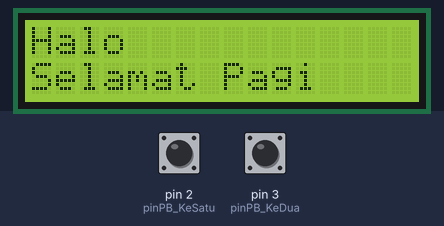
A sketch run on a simulated Arduino Uno, built with avr-gcc and run on an emulated ATmega328P. Parts: 16×2 character LCD. The test bench sets the inputs (shaded band); at power-on: pin 2 (pinPB_KeSatu) HIGH, pin 3 (pinPB_KeDua) HIGH. What the sketch prints to the serial monitor is not drawn.

Above: at 1.2 s.
1.3 s: pin 2 (pinPB_KeSatu) pulled LOW for 0.15 s
At 1.37 s:
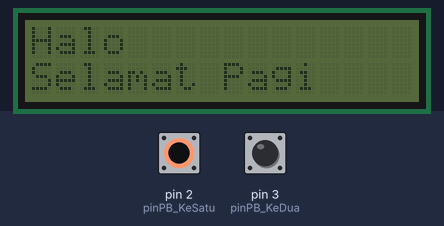
2.9 s: pin 3 (pinPB_KeDua) pulled LOW for 0.15 s
At 3.8 s:
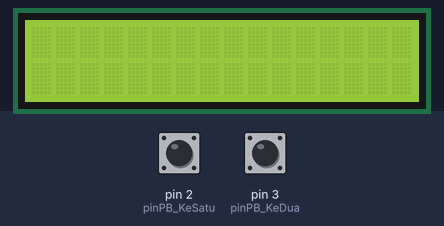
4.5 s: pin 2 (pinPB_KeSatu) pulled LOW for 1 s
At 4.9 s:
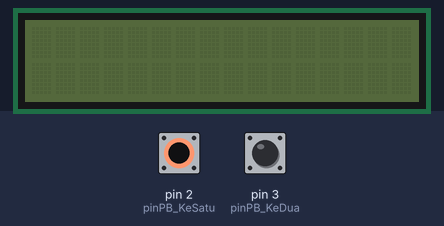
7.0 s: pin 2 (pinPB_KeSatu) pulled LOW for 3.2 s
Timing chart, 0 to 10.0 s (numbered marks = the images above; inputs shaded):
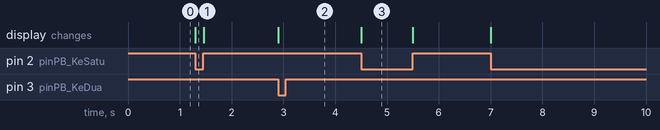

Measured:
- after the input at 1.3 s, the display: changes at once (image 1)
- after the input at 2.9 s, the display: changes at once (image 2)
- after the input at 4.5 s, the display: changes at once (image 3)

The sketch:

manipulasi_lcd16x2.ino
```cpp
#include <LiquidCrystal_I2C.h>
LiquidCrystal_I2C lcd(0x27, 16, 2);

#define pinPB_KeSatu 2
#define pinPB_KeDua 3

void setup() {
  Serial.begin(9600);
  lcd.begin();
  lcd.backlight();
  pinMode(pinPB_KeSatu, INPUT_PULLUP);
  pinMode(pinPB_KeDua, INPUT_PULLUP);
  lcd.setCursor(0,0);
  lcd.print("Halo");
  lcd.setCursor(0,1);
  lcd.print("Selamat Pagi");
}

void loop(){
  bool bacaPB_KeSatu = digitalRead(pinPB_KeSatu);
  bool bacaPB_KeDua = digitalRead(pinPB_KeDua);
  if(bacaPB_KeSatu == LOW){
    Serial.println("Ditekan");
    lcd.noBacklight();
  }
  else{
    lcd.backlight();
  }
  if(bacaPB_KeDua == LOW){
    Serial.println("Ditekan");
    lcd.clear();
  }
}
```
